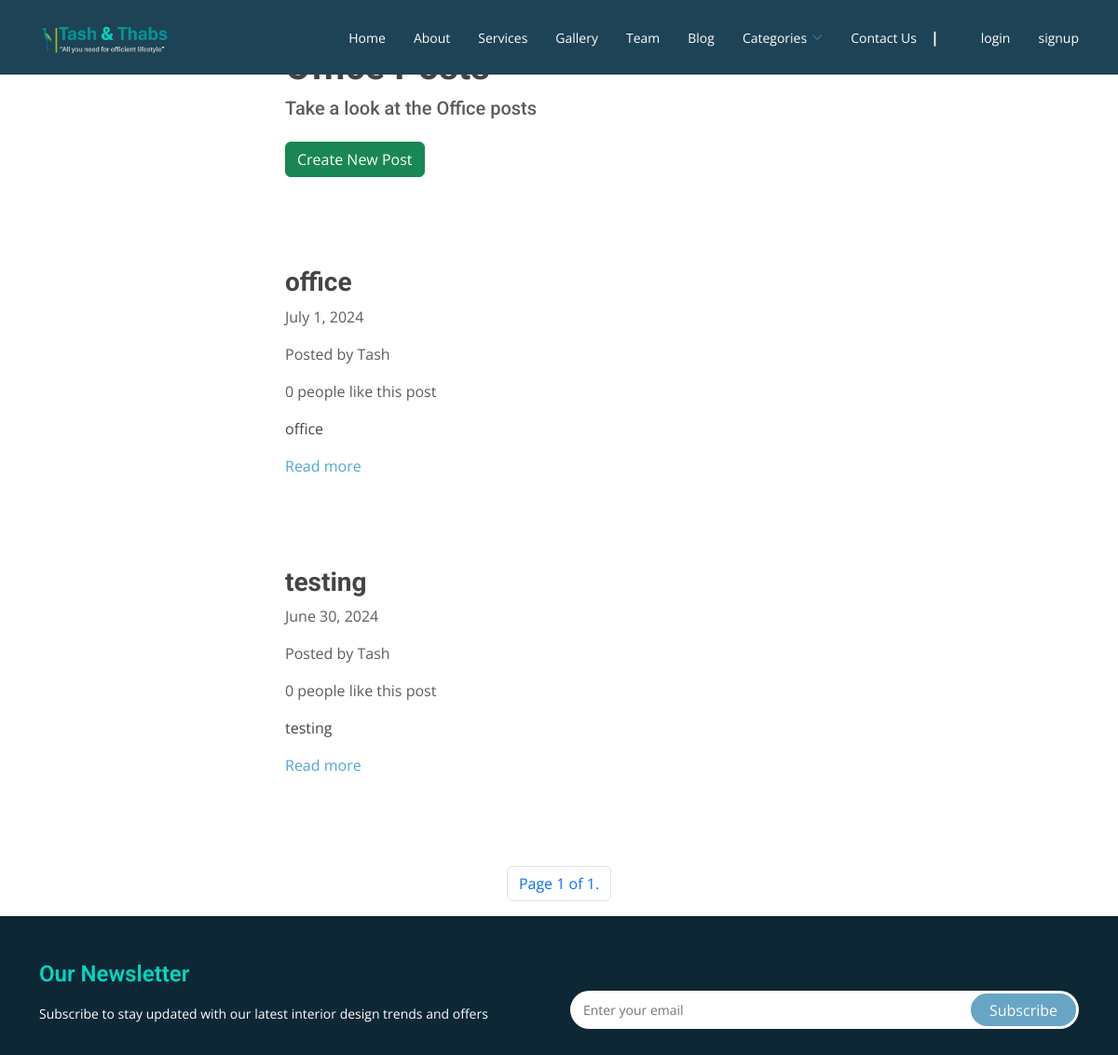
Page /blog/office/ (upper part) on the earlier database version.
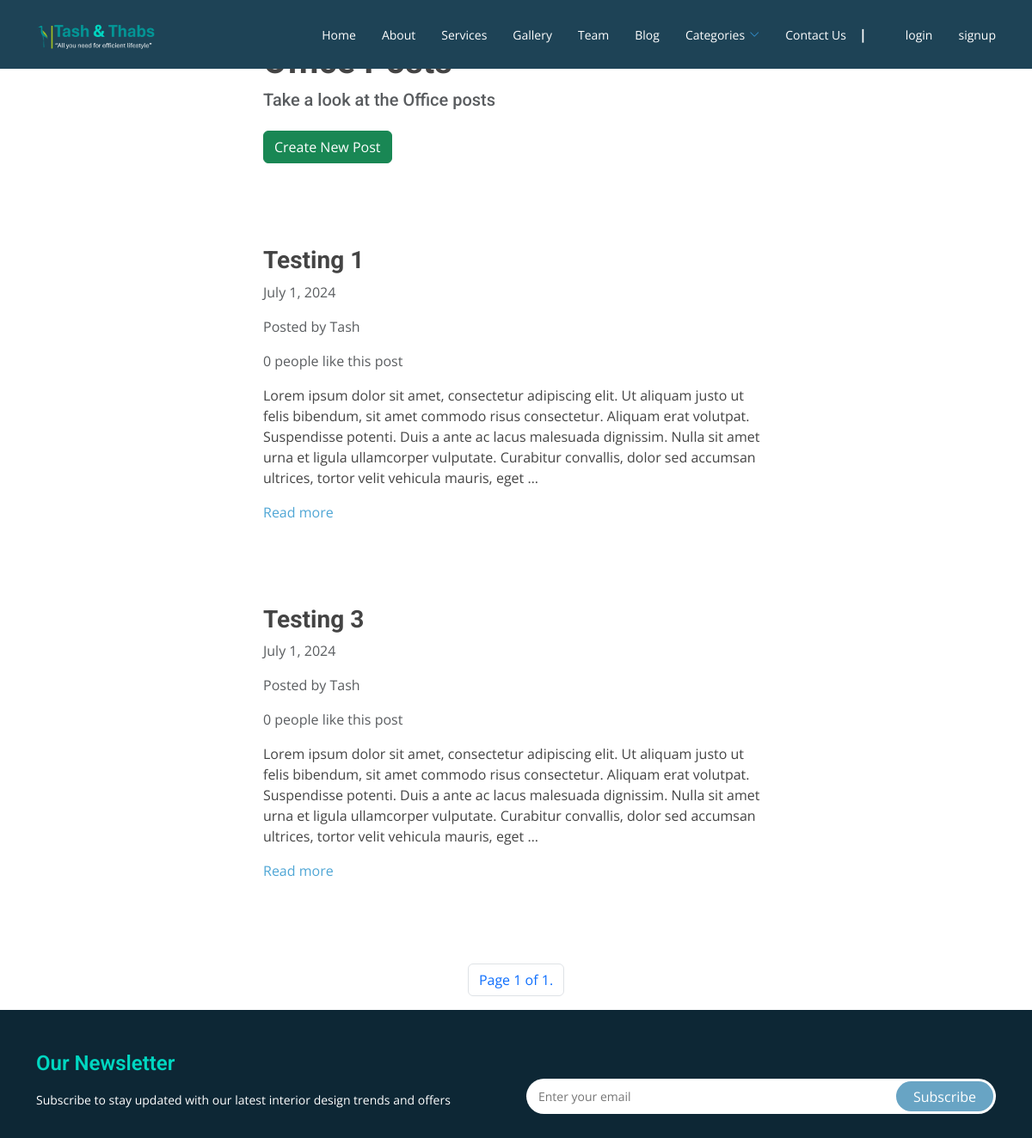
Same page on the later database version.
### blog/models.py (models this page shows)
class Article(models.Model):
    title = models.CharField(max_length=255)
    content = HTMLField()
    date = models.DateField(auto_now_add=True)
    author = models.ForeignKey(User, on_delete=models.CASCADE)
    living = models.BooleanField(default=False)
    bedroom = models.BooleanField(default=False)
    kitchen = models.BooleanField(default=False)
    bathroom = models.BooleanField(default=False)
    outdoor = models.BooleanField(default=False)
    office = models.BooleanField(default=False)
    likes = models.ManyToManyField(User, related_name='likes', blank=True)
    image = models.ImageField(upload_to='images/', blank=True, null=True)

### blog/views.py (the view)
# urls.py: path('office/', OfficePosts.as_view(), name='office'),
class OfficePosts(ListView):
    model = Article
    queryset = Article.objects.filter(office=True).order_by('-date')
    template_name = 'blog/blog_office.html'
    paginate_by = 4
    def get_context_data(self, **kwargs):
        context = super().get_context_data(**kwargs)
        context['office_count'] = self.get_queryset().count()
        return context

### blog/templates/blog/blog_office.html (shortened to what this page needs)
{% extends "base.html" %}
{% block content %}
    <div class="row">
        <div class="col-md-6 col-12 mx-md-auto mx-3 mt-5 mb-5">
            <h1 class="fw-bolder">Office Posts</h1>
            <h5 class="text-muted">Take a look at the Office posts</h5>
            <a href="{% url 'create_article' %}" class="btn btn-success mt-3">Create New Post</a>
        </div>
    </div>
    {% for object in object_list %}
    <div class="row">
        <div class="col-md-6 col-11 mx-md-auto mx-3 mt-5 mb-5">
            <h3 class="fw-bold">{{ object.title }}</h3>
            <p class="text-muted">{{ object.date }}</p>
            <p class="text-muted">Posted by {{ object.author.username }}</p>
            {% if object.likes.count == 1 %}
                <p class="text-muted">{{ object.likes.count }} person likes this post</p>
            {% else %}
                <p class="text-muted">{{ object.likes.count }} people like this post</p>
            {% endif %}
            <div class="my-3">
                {{ object.content|truncatewords_html:50|safe }}
            </div>
            <a href="{% url 'detail_article' object.id %}">Read more</a>
        </div>
    </div>
    {% endfor %}
    <nav>
        <ul class="pagination">
            <div class="mx-auto d-flex flex-row mt-5">
                <li class="page-item">
                    <a href="#" class="page-link">Page {{ page_obj.number }} of {{ page_obj.paginator.num_pages }}.</a>
                </li>
            </div>
        </ul>
    </nav>
{% endblock %}

Differences in the rows shown:
removed Article: title "office", date "July 1, 2024", author.username "Tash", likes.count "0", content "office"
removed Article: title "testing", date "June 30, 2024", author.username "Tash", likes.count "0", content "testing"
added Article: title "Testing 1", date "July 1, 2024", author.username "Tash", likes.count "0", content "Lorem ipsum dolor sit amet, consectetur adipiscing elit. Ut aliquam justo ut felis bibendum, sit amet commodo risus consectetur. Aliquam erat volutpat. Suspendisse potenti. Duis a ante ac lacus malesuada dignissim. Nulla sit amet urna et ligula ullamcorper vulputate. Curabitur convallis, dolor sed accumsan ultrices, tortor velit vehicula mauris, eget …"
added Article: title "Testing 3", date "July 1, 2024", author.username "Tash", likes.count "0", content "Lorem ipsum dolor sit amet, consectetur adipiscing elit. Ut aliquam justo ut felis bibendum, sit amet commodo risus consectetur. Aliquam erat volutpat. Suspendisse potenti. Duis a ante ac lacus malesuada dignissim. Nulla sit amet urna et ligula ullamcorper vulputate. Curabitur convallis, dolor sed accumsan ultrices, tortor velit vehicula mauris, eget …"
